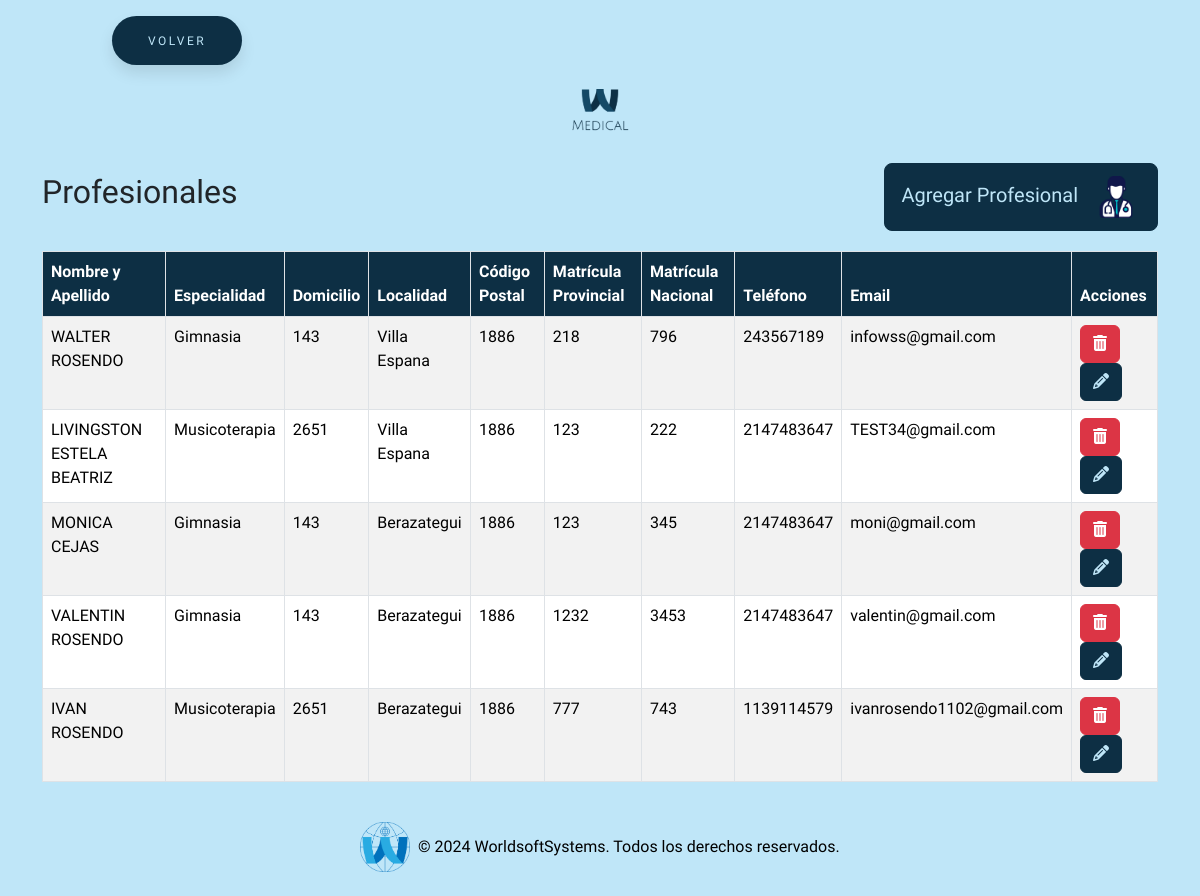
The page /todosAjustes/crearProf/crearProf.php (signed in) on the database as committed earlier.
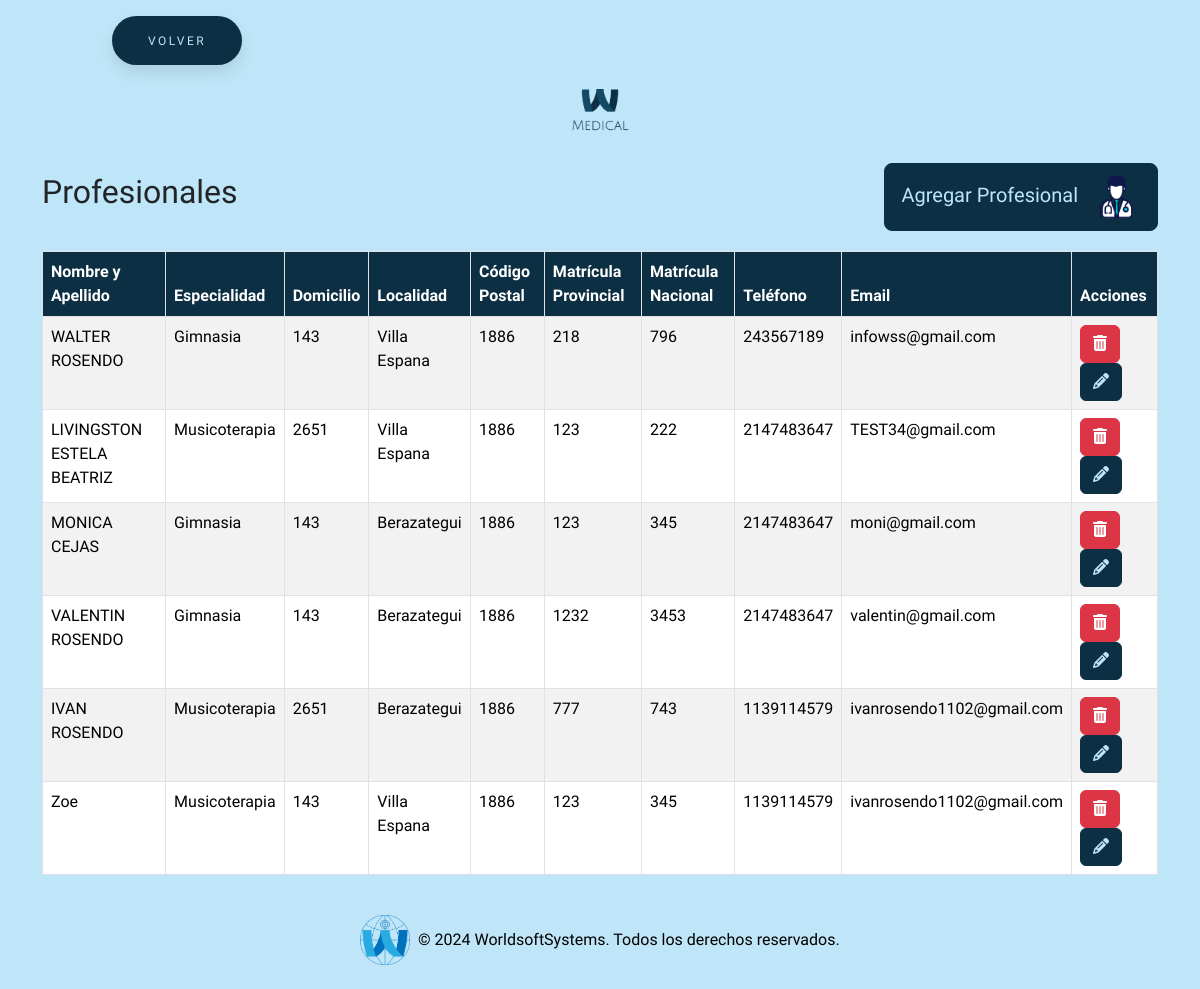
The same page on the database as committed later.
### tables this page shows
CREATE TABLE `profesional` (
  `id_prof` int(11) NOT NULL,
  `nombreYapellido` varchar(255) NOT NULL,
  `id_especialidad` int(11) NOT NULL,
  `domicilio` varchar(255) NOT NULL,
  `localidad` varchar(255) NOT NULL,
  `codigo_pos` varchar(255) NOT NULL,
  `matricula_p` varchar(255) NOT NULL,
  `matricula_n` varchar(255) NOT NULL,
  `telefono` int(255) NOT NULL,
  `email` varchar(255) NOT NULL
);

CREATE TABLE `especialidad` (
  `id_especialidad` int(11) NOT NULL,
  `desc_especialidad` varchar(255) NOT NULL
);

### todosAjustes/crearProf/crearProf.php (the view, shortened to what this page needs)
<?php
require_once "../../conexion.php";
$sql = "SELECT p.id_prof, p.nombreYapellido, e.id_especialidad, e.desc_especialidad, p.domicilio, p.localidad, p.codigo_pos, p.matricula_p, p.matricula_n, p.telefono, p.email
        FROM profesional p
        JOIN especialidad e ON p.id_especialidad = e.id_especialidad";
$result = $conn->query($sql);
?>
<!DOCTYPE html>
<html lang="es">
<head>
    <link href="https://cdn.jsdelivr.net/npm/bootstrap@5.3.3/dist/css/bootstrap.min.css" rel="stylesheet"
>
    <link rel="stylesheet" href="https://cdnjs.cloudflare.com/ajax/libs/font-awesome/6.5.2/css/all.min.css"
 />
    <link rel="stylesheet" href="../../estilos/styleGeneral.css">
    <link rel="stylesheet" href="../../estilos/styleBotones.css">
</head>
<body>
    <button class="button" style="vertical-align:middle; margin-left:7rem"
        onclick="window.location.href = '../../seccionAjustes/ajustes.php';">
        <span>VOLVER</span>
    </button>
    <div class="text-center my-4">
        <img src="../../img/logo.png" alt="Logo MEDICAL" class="img-fluid" style="max-width: 120px;">
    </div>
    <div class="container">
        <div class="title-container">
            <h2>Profesionales</h2>
            <button type="button" class="btn btn-custom btn-lg" data-bs-toggle="modal"
                data-bs-target="#agregarProfesional">
                Agregar Profesional <img src="../../img/iconoCrearProf.png" alt="Icono Crear Profesional"
                    style="width: 50px; height: 50px; margin-left: 8px;">
            </button>
        </div>
        <table class="table table-striped table-bordered">
            <thead class="table-custom">
                <tr>
                    <th>Nombre y Apellido</th>
                    <th>Especialidad</th>
                    <th>Domicilio</th>
                    <th>Localidad</th>
                    <th>Código Postal</th>
                    <th>Matrícula Provincial</th>
                    <th>Matrícula Nacional</th>
                    <th>Teléfono</th>
                    <th>Email</th>
                    <th>Acciones</th>
                </tr>
            </thead>
            <tbody>
                <?php
                if ($result->num_rows > 0) {
                    while ($row = $result->fetch_assoc()) {
                        echo "<tr>
                <td>" . $row["nombreYapellido"] . "</td>
                <td>" . $row["desc_especialidad"] . "</td>
                <td>" . $row["domicilio"] . "</td>
                <td>" . $row["localidad"] . "</td>
                <td>" . $row["codigo_pos"] . "</td>
                <td>" . $row["matricula_p"] . "</td>
                <td>" . $row["matricula_n"] . "</td>
                <td>" . $row["telefono"] . "</td>
                <td>" . $row["email"] . "</td>
                <td>
                    <button type='button' class='btn btn-danger' onclick=\"if(confirm('¿Estás seguro de que deseas eliminar este profesional?')){ window.location.href='{$_SERVER['PHP_SELF']}?eliminar=" . $row['id_prof'] . "'; }\"><i class='fas fa-trash-alt'></i></button>
                    <button type='button' class='btn btn-custom-editar' onclick='editarProfesional(" . json_encode($row) . ")'><i class='fas fa-pencil-alt'></i></button>
                </td>
            </tr>";
                    }
                } else {
                    echo "<tr><td colspan='10'>No se encontraron resultados</td></tr>";
                }
                ?>
            </tbody>
        </table>
    </div>
    <footer class="bg-dark text-white text-center py-4 mt-auto">
        <div class="container">
            <div class="row justify-content-center">
                <div class="col-md-12 footer-logo-text">
                    <img src="../../img/logoWSS.png" alt="Logo" class="img-fluid" style="max-height: 50px;">
                    <p class="mb-0">&copy; 2024 WorldsoftSystems. Todos los derechos reservados.</p>
                </div>
            </div>
        </div>
    </footer>
</body>
</html>

Rows that differ between the two databases and show on the page:
added profesional: nombreYapellido "Zoe", id_especialidad.desc_especialidad "Musicoterapia", domicilio "143", localidad "Villa Espana", codigo_pos "1886", matricula_p "123", matricula_n "345", telefono "1139114579", email "ivanrosendo1102@gmail.com"
